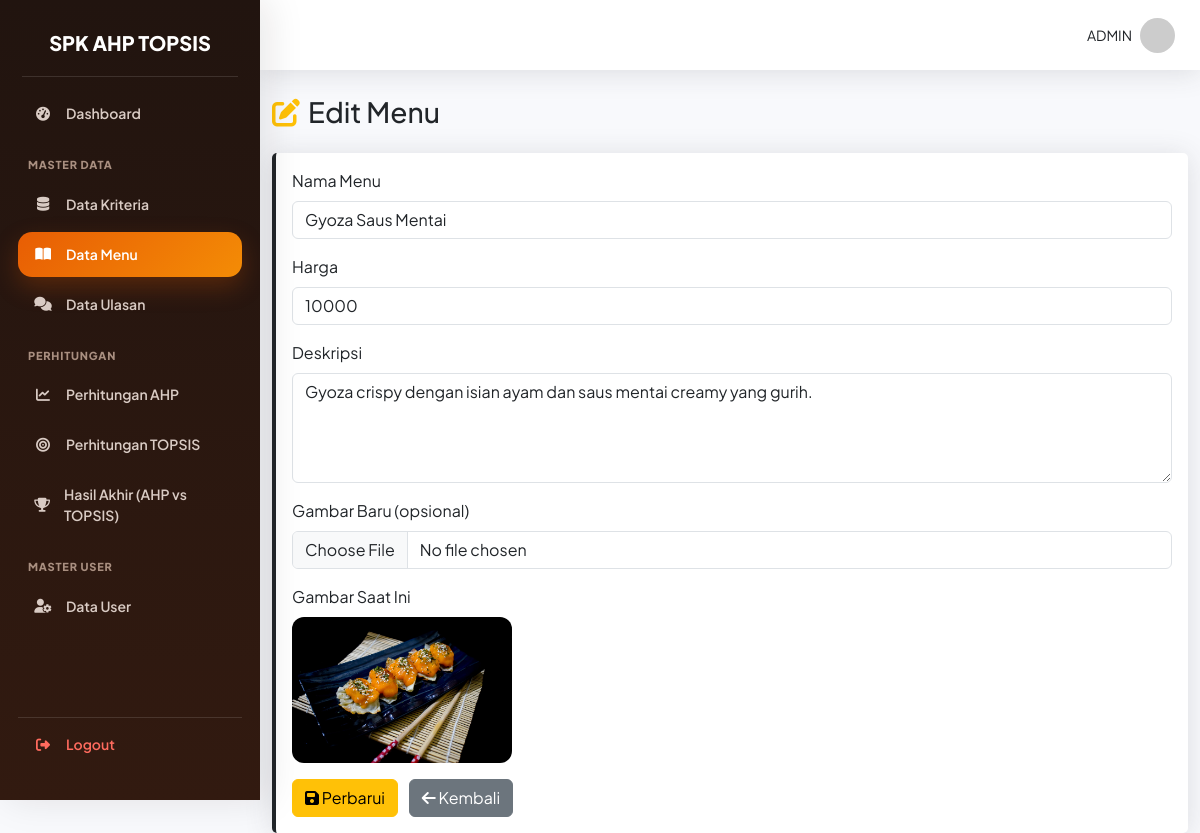
/admin/edit_menu.php?id=1 (signed in), run on the app's committed database.
### tables this page shows
CREATE TABLE `daftar_menu` (
  `id` int(11) NOT NULL,
  `nama_menu` varchar(100) DEFAULT NULL,
  `gambar` varchar(255) DEFAULT NULL,
  `harga` int(11) DEFAULT NULL,
  `deskripsi` text DEFAULT NULL,
  `kategori` varchar(50) DEFAULT 'Umum'
);

### admin/edit_menu.php (the view, shortened to what this page needs)
<?php
include "../config/koneksi.php";
$id = intval($_GET['id']);
$data = mysqli_fetch_assoc(mysqli_query($conn, "SELECT * FROM daftar_menu WHERE id='$id'"));
?>
<!DOCTYPE html>
<html lang="id">
<head>
<link href="https://cdn.jsdelivr.net/npm/bootstrap@5.3.0/dist/css/bootstrap.min.css" rel="stylesheet">
<link rel="stylesheet" href="https://cdnjs.cloudflare.com/ajax/libs/font-awesome/6.4.0/css/all.min.css">
</head>
<body>
<?php include "../include/sidebar.php"; ?>
<div class="main-content">
    <div class="topbar">
        <div class="d-flex align-items-center">
            <span class="me-2 small">ADMIN</span>
            <img src="https://ui-avatars.com/api/?name=Admin&background=4e73df&color=fff" class="rounded-circle" width="35">
        </div>
    </div>
    <div class="container-fluid">
        <h3 class="mb-4">
            <i class="fas fa-edit me-2 text-warning"></i>Edit Menu
        </h3>
        <div class="card card-custom">
            <div class="card-body">
                <form method="POST" enctype="multipart/form-data">
                    <div class="mb-3">
                        <label class="form-label">Nama Menu</label>
                        <input type="text" name="nama_menu" class="form-control" value="<?= htmlspecialchars($data['nama_menu']); ?>" required>
                    </div>
                    <div class="mb-3">
                        <label class="form-label">Harga</label>
                        <input type="number" name="harga" class="form-control" value="<?= htmlspecialchars($data['harga']); ?>" required>
                    </div>
                    <div class="mb-3">
                        <label class="form-label">Deskripsi</label>
                        <textarea name="deskripsi" rows="4" class="form-control" required><?= htmlspecialchars($data['deskripsi']); ?></textarea>
                    </div>
                    <div class="mb-3">
                        <label class="form-label">Gambar Baru (opsional)</label>
                        <input type="file" name="gambar" class="form-control" accept="image/*">
                    </div>
                    <?php if(!empty($data['gambar'])): ?>
                    <div class="mb-3">
                        <label class="form-label">Gambar Saat Ini</label><br>
                        <img src="../<?= htmlspecialchars($data['gambar']); ?>" alt="Gambar Menu" class="img-preview">
                    </div>
                    <?php endif; ?>
                    <button type="submit" name="simpan" class="btn btn-warning">
                        <i class="fas fa-save"></i> Perbarui
                    </button>
                    <a href="data_menu.php" class="btn btn-secondary ms-2">
                        <i class="fas fa-arrow-left"></i> Kembali
                    </a>
                </form>
            </div>
        </div>
    </div>
</div>
</body>
</html>

### admin/edit_menu.php (style rules this page uses)
body { font-family:'Nunito',sans-serif; background:#f8f9fc; display:flex; min-height:100vh; }
.main-content { flex:1; }
.topbar { background:white; height:70px; display:flex; align-items:center; justify-content:flex-end; padding:0 25px; box-shadow:0 .15rem 1.75rem 0 rgba(58,59,69,.15); margin-bottom:25px; }
.card-custom { border:none; box-shadow:0 .15rem 1.75rem 0 rgba(58,59,69,.15); border-radius:8px; }
.img-preview { width:220px; max-height:160px; object-fit:cover; border-radius:12px; }

### include/sidebar.php (style rules this page uses)
body { font-family:'Plus Jakarta Sans',sans-serif; background-color:#f8f9fc; display:flex; min-height:100vh; }
.main-content { flex:1; min-width:0; margin-left:260px; }
.main-content > .topbar { background:white; height:70px; display:flex; align-items:center; justify-content:flex-end; padding:0 25px; box-shadow:0 .15rem 1.75rem 0 rgba(58,59,69,.15); margin-bottom:25px; }
.card-custom { border:none; border-left:4px solid; box-shadow:0 .15rem 1.75rem 0 rgba(58,59,69,.15); border-radius:5px; }

### data on the page
daftar_menu: nama_menu "Gyoza Saus Mentai", harga "10000", deskripsi "Gyoza crispy dengan isian ayam dan saus mentai creamy yang gurih.", gambar (picture)
